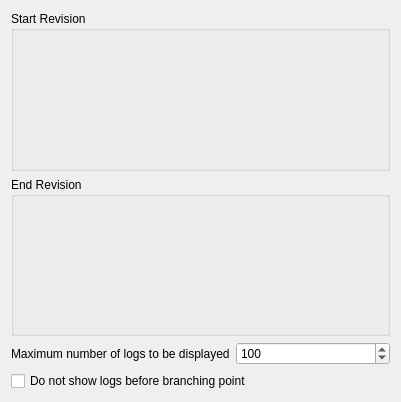
<ui version="4.0" >
 <class>SvnLogViewOptionDlg</class>
 <widget class="QWidget" name="SvnLogViewOptionDlg" >
  <property name="geometry" >
   <rect>
    <x>0</x>
    <y>0</y>
    <width>401</width>
    <height>402</height>
   </rect>
  </property>
  <property name="windowTitle" >
   <string>SvnLogViewOptionDlgBase</string>
  </property>
  <layout class="QGridLayout" >
   <item row="0" column="0" >
    <widget class="QGroupBox" name="groupBox" >
     <property name="title" >
      <string>Start Revision</string>
     </property>
     <layout class="QGridLayout" >
      <item row="0" column="0" >
       <widget class="SvnRevisionWidget" native="1" name="startRevWidget" />
      </item>
     </layout>
    </widget>
   </item>
   <item row="1" column="0" >
    <widget class="QGroupBox" name="groupBox_2" >
     <property name="title" >
      <string>End Revision</string>
     </property>
     <layout class="QGridLayout" >
      <item row="0" column="0" >
       <widget class="SvnRevisionWidget" native="1" name="endRevWidget" />
      </item>
     </layout>
    </widget>
   </item>
   <item row="2" column="0" >
    <layout class="QHBoxLayout" >
     <property name="spacing" >
      <number>6</number>
     </property>
     <property name="leftMargin" >
      <number>0</number>
     </property>
     <property name="topMargin" >
      <number>0</number>
     </property>
     <property name="rightMargin" >
      <number>0</number>
     </property>
     <property name="bottomMargin" >
      <number>0</number>
     </property>
     <item>
      <widget class="QLabel" name="label" >
       <property name="text" >
        <string>Maximum number of logs to be displayed</string>
       </property>
      </widget>
     </item>
     <item>
      <widget class="QSpinBox" name="limitNumber" >
       <property name="minimum" >
        <number>0</number>
       </property>
       <property name="maximum" >
        <number>99999</number>
       </property>
       <property name="value" >
        <number>100</number>
       </property>
      </widget>
     </item>
    </layout>
   </item>
   <item row="3" column="0" >
    <widget class="QCheckBox" name="checkBox1" >
     <property name="text" >
      <string>Do not show logs before branching point</string>
     </property>
     <property name="shortcut" >
      <string/>
     </property>
    </widget>
   </item>
  </layout>
 </widget>
 <layoutdefault spacing="6" margin="11" />
 <pixmapfunction>qPixmapFromMimeSource</pixmapfunction>
 <customwidgets>
  <customwidget>
   <class>SvnRevisionWidget</class>
   <extends>QWidget</extends>
   <header>svnrevisionwidget.h</header>
   <container>1</container>
  </customwidget>
 </customwidgets>
 <includes>
  <include location="local" >knuminput.h</include>
  <include location="local" >knuminput.h</include>
  <include location="local" >knuminput.h</include>
  <include location="local" >knuminput.h</include>
 </includes>
 <resources/>
 <connections/>
</ui>
